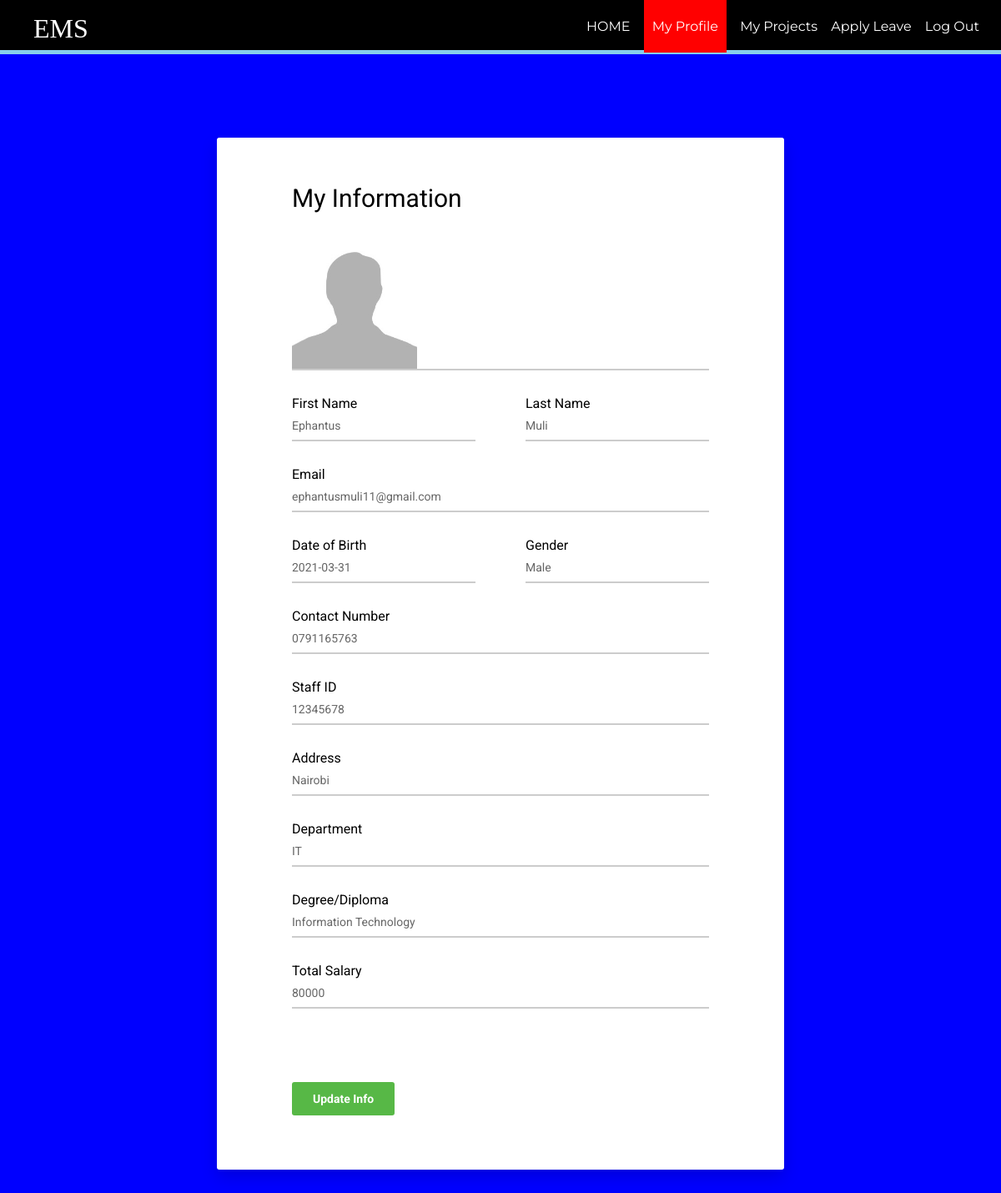
The app's page /employee/myprofile.php?id=115, older data.
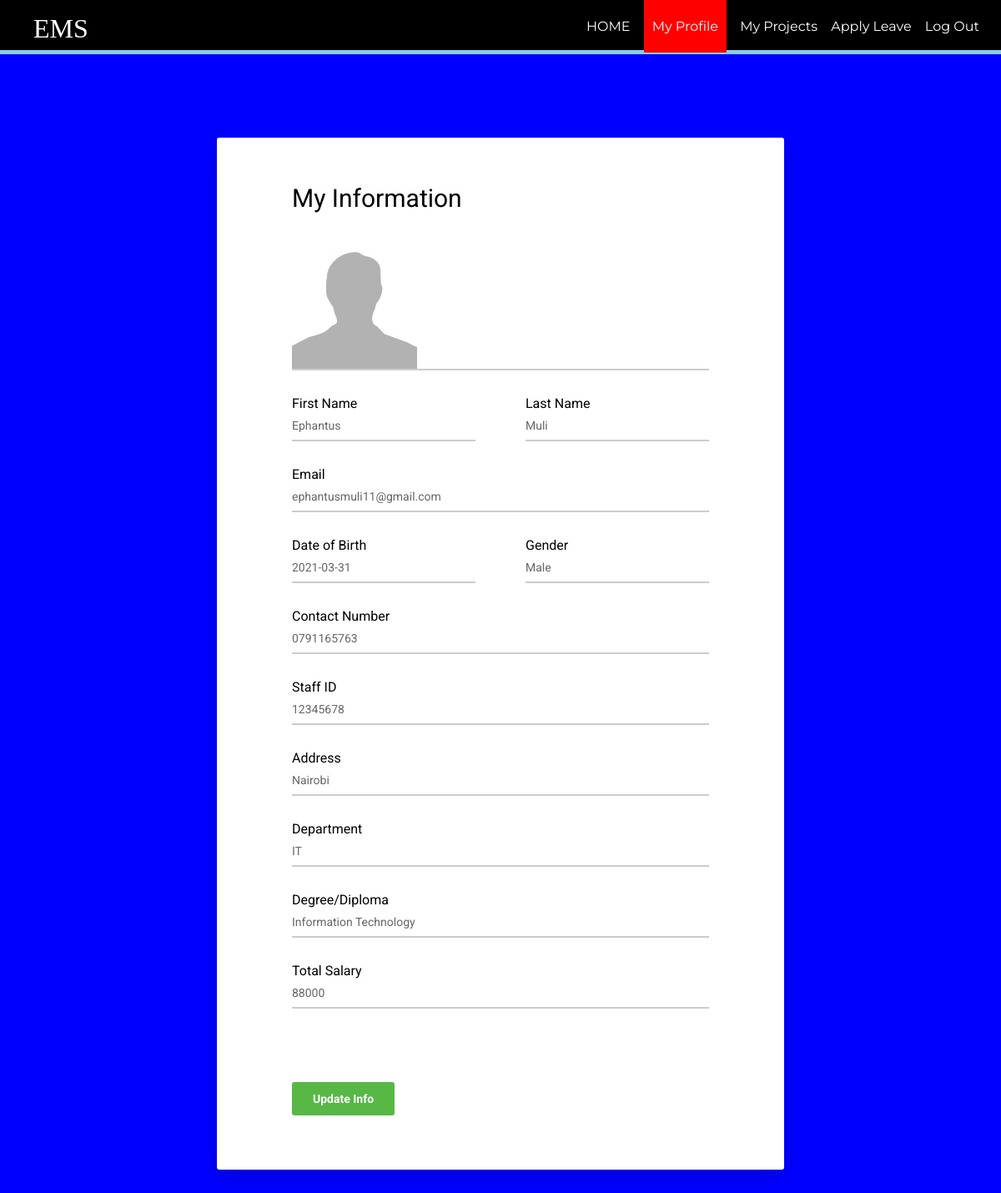
The same page, newer data.
### tables this page shows
CREATE TABLE `salary` (
  `id` int(11) NOT NULL,
  `base` int(11) NOT NULL,
  `bonus` int(11) DEFAULT NULL,
  `total` int(11) DEFAULT NULL
);

### employee/myprofile.php (the view, shortened to what the changed rows need)
<?php
require_once ('process/dbh.php');
  $id = (isset($_GET['id']) ? $_GET['id'] : '');
  $sql2 = "SELECT total from `salary` WHERE id = $id";
  $result2 = mysqli_query($conn , $sql2);
  $salary = mysqli_fetch_array($result2);
  $empS = ($salary['total']);
?>
<html>
<head>
    <link href="vendor/mdi-font/css/material-design-iconic-font.min.css" rel="stylesheet" media="all">
    <link href="vendor/font-awesome-4.7/css/font-awesome.min.css" rel="stylesheet" media="all">
    <link href="vendor/select2/select2.min.css" rel="stylesheet" media="all">
    <link href="vendor/datepicker/daterangepicker.css" rel="stylesheet" media="all">
    <link href="css/main.css" rel="stylesheet" media="all">
</head>
<body>
  <header>
    <nav>
      <h1>EMS</h1>
    </nav>
  </header>
  <div class="page-wrapper bg-blue p-t-100 p-b-100 font-robo">
        <div class="wrapper wrapper--w680">
            <div class="card card-1">
                <div class="card-body">
                    <h2 class="title">My Information</h2>
                    <form method="POST" action="myprofileup.php?id=<?php echo $id?>" >
                        <div class="input-group">
                          <p>Total Salary</p>
                            <input class="input--style-1" type="text" name="degree" value="<?php echo $empS;?>" readonly>
                        </div>
                        <input type="hidden" name="id" id="textField" value="<?php echo $id;?>" required="required"><br><br>
                    </form>
                </div>
            </div>
        </div>
    </div>
</body>
</html>

Row changes from the older to the newer data that the page shows:
changed salary: degree "80000" → "88000"
